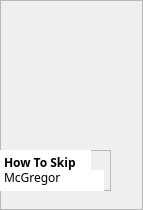
            <widget class="QFrame" name="frame_65">
             <property name="geometry">
              <rect>
               <x>309</x>
               <y>442</y>
               <width>143</width>
               <height>210</height>
              </rect>
             </property>
             <property name="frameShape">
              <enum>QFrame::StyledPanel</enum>
             </property>
             <property name="frameShadow">
              <enum>QFrame::Raised</enum>
             </property>
             <widget class="QLabel" name="label_38">
              <property name="geometry">
               <rect>
                <x>0</x>
                <y>0</y>
                <width>111</width>
                <height>141</height>
               </rect>
              </property>
              <property name="text">
               <string/>
              </property>
              <property name="pixmap">
               <pixmap resource="Resources.qrc">:/images/book-covers/book7.png</pixmap>
              </property>
              <property name="scaledContents">
               <bool>true</bool>
              </property>
             </widget>
             <widget class="QFrame" name="frame_66">
              <property name="geometry">
               <rect>
                <x>0</x>
                <y>150</y>
                <width>111</width>
                <height>41</height>
               </rect>
              </property>
              <property name="frameShape">
               <enum>QFrame::StyledPanel</enum>
              </property>
              <property name="frameShadow">
               <enum>QFrame::Raised</enum>
              </property>
              <widget class="QPlainTextEdit" name="plainTextEdit_71">
               <property name="geometry">
                <rect>
                 <x>0</x>
                 <y>0</y>
                 <width>91</width>
                 <height>21</height>
                </rect>
               </property>
               <property name="styleSheet">
                <string notr="true">font-weight: bold;
font-family: Baloo 2;
background: white;</string>
               </property>
               <property name="frameShape">
                <enum>QFrame::NoFrame</enum>
               </property>
               <property name="verticalScrollBarPolicy">
                <enum>Qt::ScrollBarAlwaysOff</enum>
               </property>
               <property name="tabChangesFocus">
                <bool>false</bool>
               </property>
               <property name="lineWrapMode">
                <enum>QPlainTextEdit::WidgetWidth</enum>
               </property>
               <property name="plainText">
                <string>How To Skip</string>
               </property>
               <property name="textInteractionFlags">
                <set>Qt::TextSelectableByKeyboard|Qt::TextSelectableByMouse</set>
               </property>
              </widget>
              <widget class="QPlainTextEdit" name="plainTextEdit_72">
               <property name="geometry">
                <rect>
                 <x>0</x>
                 <y>20</y>
                 <width>104</width>
                 <height>21</height>
                </rect>
               </property>
               <property name="styleSheet">
                <string notr="true">font-family: Baloo 2;
background: white;</string>
               </property>
               <property name="frameShape">
                <enum>QFrame::NoFrame</enum>
               </property>
               <property name="verticalScrollBarPolicy">
                <enum>Qt::ScrollBarAlwaysOff</enum>
               </property>
               <property name="readOnly">
                <bool>true</bool>
               </property>
               <property name="plainText">
                <string>Tatiana McGregor</string>
               </property>
              </widget>
             </widget>
            </widget>
